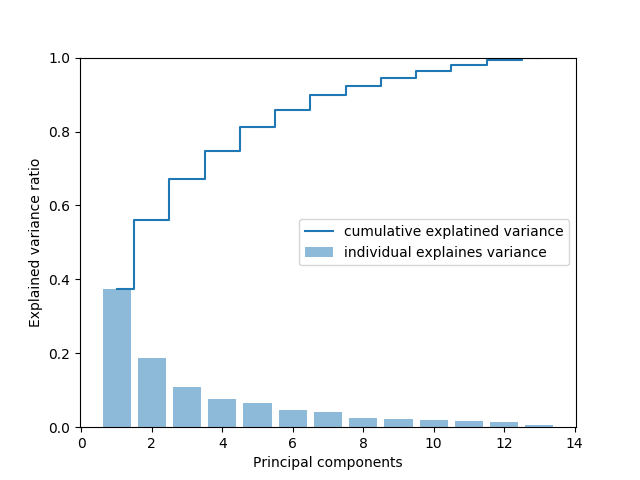

Generate this figure with Python:
from Wine import getWineData
import numpy as np
import matplotlib.pyplot as plt

X_train_std, X_test_std, y_train, y_test = getWineData()
cov_mat = np.cov(X_train_std.T)
eigen_vals, eigen_vecs = np.linalg.eig(cov_mat)
print('Eigenvalues:\n', eigen_vals)

tot = sum(eigen_vals)
var_exp = [(i/tot) for i in sorted(eigen_vals, reverse=True)]
cum_var_exp = np.cumsum(var_exp)
plt.bar(range(1, 14), var_exp, alpha=0.5, align='center',
        label='individual explaines variance')
plt.step(range(1, 14), cum_var_exp, where='mid',
         label='cumulative explatined variance')
plt.ylabel('Explained variance ratio')
plt.ylim([0.0, 1.0])
plt.xlabel('Principal components')
plt.legend(loc='best')
plt.show()

eigen_pairs = [(np.abs(eigen_vals[i]), eigen_vecs[:, i])
               for i in range(len(eigen_vals))]
eigen_pairs.sort(key=lambda k: k[0], reverse=True)
w = np.hstack((eigen_pairs[0][1][:, np.newaxis],
               eigen_pairs[1][1][:, np.newaxis]))
print('Matrix W:\n', w)
X_train_pca = X_train_std.dot(w)
colors = ['r', 'b', 'g']
markers = ['s', 'x', 'o']
for l, c, m in zip(np.unique(y_train), colors, markers):
    plt.scatter(X_train_pca[y_train == l, 0],
                X_train_pca[y_train == l, 1], c=c, label=l, marker=m)

plt.xlabel('PC 1')
plt.ylabel('PC 2')
plt.legend(loc='lower left')
plt.show()
